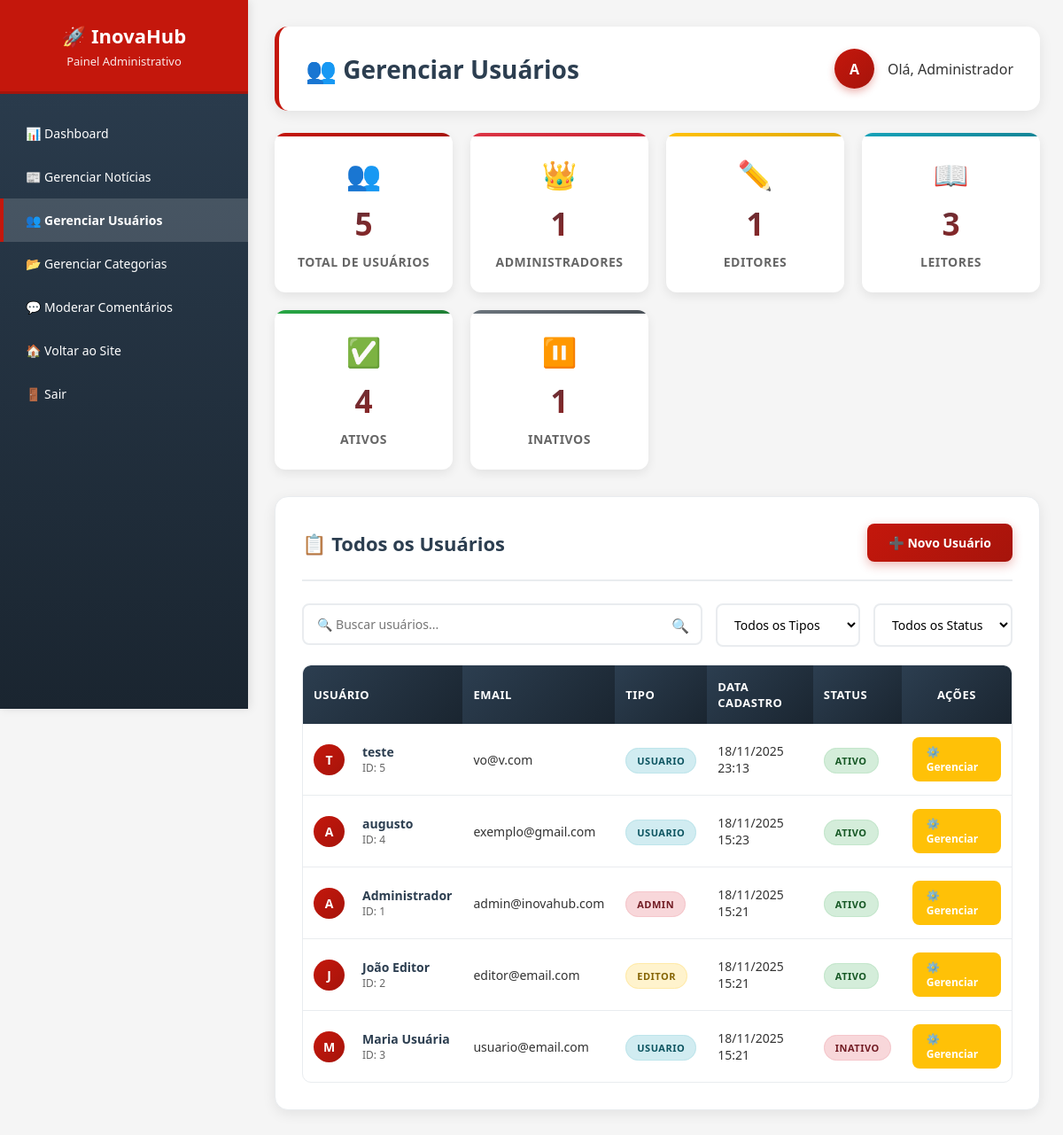
The app's page /admin/usuarios.php (signed in) with its own data.
### tables this page shows
CREATE TABLE `usuarios` (
  `id` int(11) NOT NULL,
  `nome` varchar(100) NOT NULL,
  `email` varchar(150) NOT NULL,
  `senha` varchar(255) NOT NULL,
  `avatar` varchar(255) DEFAULT 'avatar.jpg',
  `tipo` enum('admin','editor','usuario') DEFAULT 'usuario',
  `status` enum('ativo','inativo') DEFAULT 'ativo',
  `criado_em` timestamp NOT NULL DEFAULT current_timestamp(),
  `atualizado_em` timestamp NOT NULL DEFAULT current_timestamp() ON UPDATE current_timestamp()
);

### includes/funcoes.php (called while the page is built, shortened)
<?php
function usuarioLogado($pdo)
{
    if (isset($_SESSION['usuario_id'])) {
        $stmt = $pdo->prepare("SELECT * FROM usuarios WHERE id = ?");
        $stmt->execute([$_SESSION['usuario_id']]);
        return $stmt->fetch(PDO::FETCH_ASSOC);
    }
    return false;
}

### admin/usuarios.php (the view, shortened to what this page needs)
<?php
require '../includes/conexao.php';
require '../includes/funcoes.php';
$usuario = usuarioLogado($pdo);
$usuarios = $pdo->query("
    SELECT id, nome, email, tipo, status, criado_em
    FROM usuarios
    ORDER BY criado_em DESC
")->fetchAll();
$total_usuarios = $pdo->query("SELECT COUNT(*) as total FROM usuarios")->fetch()['total'];
$total_admins = $pdo->query("SELECT COUNT(*) as total FROM usuarios WHERE tipo = 'admin'")->fetch()['total'];
$total_editores = $pdo->query("SELECT COUNT(*) as total FROM usuarios WHERE tipo = 'editor'")->fetch()['total'];
$total_leitores = $pdo->query("SELECT COUNT(*) as total FROM usuarios WHERE tipo = 'usuario'")->fetch()['total'];
$total_ativos = $pdo->query("SELECT COUNT(*) as total FROM usuarios WHERE status = 'ativo'")->fetch()['total'];
$total_inativos = $pdo->query("SELECT COUNT(*) as total FROM usuarios WHERE status = 'inativo'")->fetch()['total'];
?>
<!DOCTYPE html>
<html lang="pt-br">
<head>
</head>
<body>
    <div class="admin-container">
        <aside class="sidebar">
            <div class="sidebar-header">
                <h1>🚀 InovaHub</h1>
                <p>Painel Administrativo</p>
            </div>
            <nav class="nav-links">
                <a href="index.php">📊 Dashboard</a>
                <a href="noticias.php">📰 Gerenciar Notícias</a>
                <a href="usuarios.php" class="active">👥 Gerenciar Usuários</a>
                <a href="categorias.php">📂 Gerenciar Categorias</a>
                <a href="comentarios.php">💬 Moderar Comentários</a>
                <a href="../index.php">🏠 Voltar ao Site</a>
                <a href="../auth/logout.php">🚪 Sair</a>
            </nav>
        </aside>
        <main class="main-content">
            <div class="header">
                <h1>👥 Gerenciar Usuários</h1>
                <div class="user-info">
                    <div class="user-avatar">
                        <?= strtoupper(substr($usuario['nome'], 0, 1)) ?>
                    </div>
                    <span>Olá, <?= $usuario['nome'] ?></span>
                </div>
            </div>
            <div class="stats-grid">
                <div class="stat-card total">
                    <div class="stat-icon">👥</div>
                    <div class="stat-number"><?= $total_usuarios ?></div>
                    <div class="stat-label">Total de Usuários</div>
                </div>
                <div class="stat-card admins">
                    <div class="stat-icon">👑</div>
                    <div class="stat-number"><?= $total_admins ?></div>
                    <div class="stat-label">Administradores</div>
                </div>
                <div class="stat-card editors">
                    <div class="stat-icon">✏️</div>
                    <div class="stat-number"><?= $total_editores ?></div>
                    <div class="stat-label">Editores</div>
                </div>
                <div class="stat-card readers">
                    <div class="stat-icon">📖</div>
                    <div class="stat-number"><?= $total_leitores ?></div>
                    <div class="stat-label">Leitores</div>
                </div>
                <div class="stat-card ativos">
                    <div class="stat-icon">✅</div>
                    <div class="stat-number"><?= $total_ativos ?></div>
                    <div class="stat-label">Ativos</div>
                </div>
                <div class="stat-card inativos">
                    <div class="stat-icon">⏸️</div>
                    <div class="stat-number"><?= $total_inativos ?></div>
                    <div class="stat-label">Inativos</div>
                </div>
            </div>
            <div class="section">
                <div class="section-header">
                    <h2>📋 Todos os Usuários</h2>
                    <a href="novo_usuario.php" class="btn btn-primary">
                        ➕ Novo Usuário
                    </a>
                </div>
                <div class="filters">
                    <div class="search-box">
                        <input type="text" id="searchInput" placeholder="🔍 Buscar usuários...">
                        <div class="search-icon">🔍</div>
                    </div>
                    <select class="filter-select" id="typeFilter">
                        <option value="">Todos os Tipos</option>
                    </select>
                    <select class="filter-select" id="statusFilter">
                        <option value="">Todos os Status</option>
                    </select>
                </div>
                <?php if (empty($usuarios)): ?>
                    <div class="empty-state">
                        <div class="icon">👥</div>
                        <h3>Nenhum usuário encontrado</h3>
                        <p>Comece criando o primeiro usuário!</p>
                        <a href="novo_usuario.php" class="btn btn-primary" style="margin-top: 20px;">
                            ➕ Criar Primeiro Usuário
                        </a>
                    </div>
                <?php else: ?>
                    <div class="table-container">
                        <table class="table" id="usersTable">
                            <thead>
                                <tr>
                                    <th>Usuário</th>
                                    <th>Email</th>
                                    <th>Tipo</th>
                                    <th>Data Cadastro</th>
                                    <th>Status</th>
                                    <th style="text-align: center;">Ações</th>
                                </tr>
                            </thead>
                            <tbody>
                                <?php foreach ($usuarios as $user): ?>
                                    <tr>
                                        <td>
                                            <div class="user-info-cell">
                                                <div class="user-avatar-sm">
                                                    <?= strtoupper(substr($user['nome'], 0, 1)) ?>
                                                </div>
                                                <div>
                                                    <div style="font-weight: 600; color: var(--secondary);">
                                                        <?= htmlspecialchars($user['nome']) ?>
                                                    </div>
                                                    <div style="font-size: 12px; color: #666;">
                                                        ID: <?= $user['id'] ?>
                                                    </div>
                                                </div>
                                            </div>
                                        </td>
                                        <td><?= $user['email'] ?></td>
                                        <td>
                                            <span class="type-badge type-<?= $user['tipo'] ?>">
                                                <?= ucfirst($user['tipo']) ?>
                                            </span>
                                        </td>
                                        <td><?= date('d/m/Y H:i', strtotime($user['criado_em'])) ?></td>
                                        <td>
                                            <span class="status-badge status-<?= $user['status'] ?>">
                                                <?= ucfirst($user['status']) ?>
                                            </span>
                                        </td>
                                        <td>
                                            <div class="action-buttons">
                                                <a href="editar_usuario.php?id=<?= $user['id'] ?>"
                                                    class="btn btn-manage btn-sm"
                                                    title="Gerenciar Usuário">
                                                    ⚙️ Gerenciar
                                                </a>
                                            </div>
                                        </td>
                                    </tr>
                                <?php endforeach; ?>
                            </tbody>
                        </table>
                    </div>
                <?php endif; ?>
            </div>
        </main>
    </div>
</body>
</html>

### records on screen
usuarios: nome "A", nome "Administrador", id "1", email "admin@inovahub.com", tipo "ADMIN", criado_em "18/11/2025 15:21", status "ATIVO"
usuarios: nome "T", nome "teste", id "5", email "vo@v.com", tipo "USUARIO", criado_em "18/11/2025 23:13", status "ATIVO"
usuarios: nome "A", nome "augusto", id "4", email "exemplo@gmail.com", tipo "USUARIO", criado_em "18/11/2025 15:23", status "ATIVO"
usuarios: nome "J", nome "João Editor", id "2", email "editor@email.com", tipo "EDITOR", criado_em "18/11/2025 15:21", status "ATIVO"
usuarios: nome "M", nome "Maria Usuária", id "3", email "usuario@email.com", tipo "USUARIO", criado_em "18/11/2025 15:21", status "INATIVO"

### other values on screen
$total_usuarios "5"
$total_admins "1"
$total_editores "1"
$total_leitores "3"
$total_ativos "4"
$total_inativos "1"
